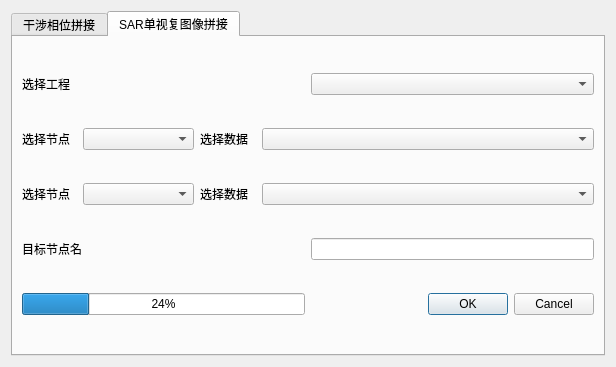
<?xml version="1.0" encoding="UTF-8"?>
<ui version="4.0">
 <class>S1_frame_merge</class>
 <widget class="QWidget" name="S1_frame_merge">
  <property name="geometry">
   <rect>
    <x>0</x>
    <y>0</y>
    <width>616</width>
    <height>367</height>
   </rect>
  </property>
  <property name="windowTitle">
   <string>哨兵一号相邻frame拼接</string>
  </property>
  <property name="windowIcon">
   <iconset resource="../resources/QtWidgetsApplication3.qrc">
    <normaloff>:/QtWidgetsApplication3/icon/frame_merge.png</normaloff>:/QtWidgetsApplication3/icon/frame_merge.png</iconset>
  </property>
  <layout class="QVBoxLayout" name="verticalLayout">
   <item>
    <widget class="QTabWidget" name="tabWidget">
     <property name="currentIndex">
      <number>1</number>
     </property>
     <widget class="QWidget" name="tab">
      <attribute name="title">
       <string>干涉相位拼接</string>
      </attribute>
      <layout class="QVBoxLayout" name="verticalLayout_2"/>
     </widget>
     <widget class="QWidget" name="tab_2">
      <attribute name="title">
       <string>SAR单视复图像拼接</string>
      </attribute>
      <layout class="QVBoxLayout" name="verticalLayout_3">
       <item>
        <layout class="QHBoxLayout" name="horizontalLayout" stretch="5,5">
         <item>
          <widget class="QLabel" name="label">
           <property name="text">
            <string>选择工程</string>
           </property>
          </widget>
         </item>
         <item>
          <widget class="QComboBox" name="comboBox_project"/>
         </item>
        </layout>
       </item>
       <item>
        <layout class="QHBoxLayout" name="horizontalLayout_2" stretch="1,2,1,6">
         <item>
          <widget class="QLabel" name="label_2">
           <property name="text">
            <string>选择节点</string>
           </property>
          </widget>
         </item>
         <item>
          <widget class="QComboBox" name="comboBox_node1"/>
         </item>
         <item>
          <widget class="QLabel" name="label_3">
           <property name="text">
            <string>选择数据</string>
           </property>
          </widget>
         </item>
         <item>
          <widget class="QComboBox" name="comboBox_data1"/>
         </item>
        </layout>
       </item>
       <item>
        <layout class="QHBoxLayout" name="horizontalLayout_3" stretch="1,2,1,6">
         <item>
          <widget class="QLabel" name="label_4">
           <property name="text">
            <string>选择节点</string>
           </property>
          </widget>
         </item>
         <item>
          <widget class="QComboBox" name="comboBox_node2"/>
         </item>
         <item>
          <widget class="QLabel" name="label_5">
           <property name="text">
            <string>选择数据</string>
           </property>
          </widget>
         </item>
         <item>
          <widget class="QComboBox" name="comboBox_data2"/>
         </item>
        </layout>
       </item>
       <item>
        <layout class="QHBoxLayout" name="horizontalLayout_4" stretch="5,5">
         <item>
          <widget class="QLabel" name="label_6">
           <property name="text">
            <string>目标节点名</string>
           </property>
          </widget>
         </item>
         <item>
          <widget class="QLineEdit" name="lineEdit_dstnode"/>
         </item>
        </layout>
       </item>
       <item>
        <layout class="QHBoxLayout" name="horizontalLayout_5">
         <item>
          <widget class="QProgressBar" name="progressBar">
           <property name="value">
            <number>24</number>
           </property>
          </widget>
         </item>
         <item>
          <widget class="QDialogButtonBox" name="buttonBox">
           <property name="standardButtons">
            <set>QDialogButtonBox::Cancel|QDialogButtonBox::Ok</set>
           </property>
          </widget>
         </item>
        </layout>
       </item>
      </layout>
     </widget>
    </widget>
   </item>
  </layout>
 </widget>
 <resources>
  <include location="../resources/QtWidgetsApplication3.qrc"/>
 </resources>
 <connections/>
</ui>
